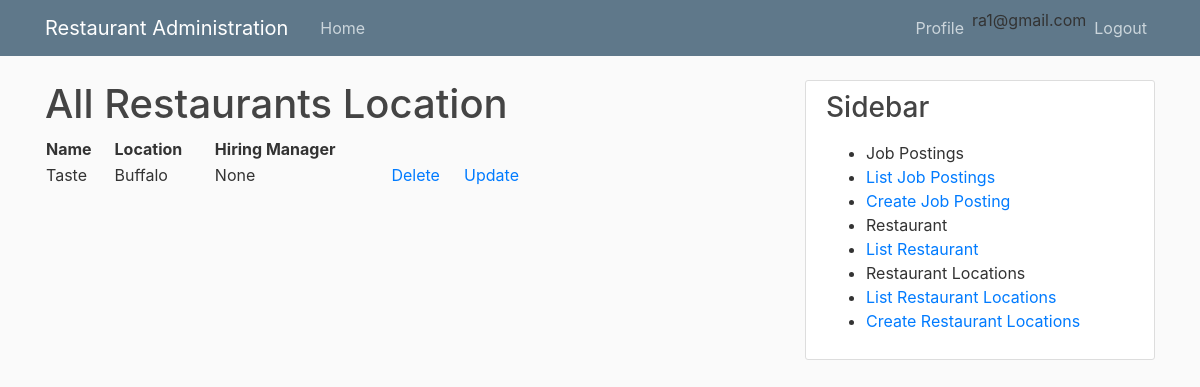
Before: /restaurantLocation_list/ (signed in) with the older database file.
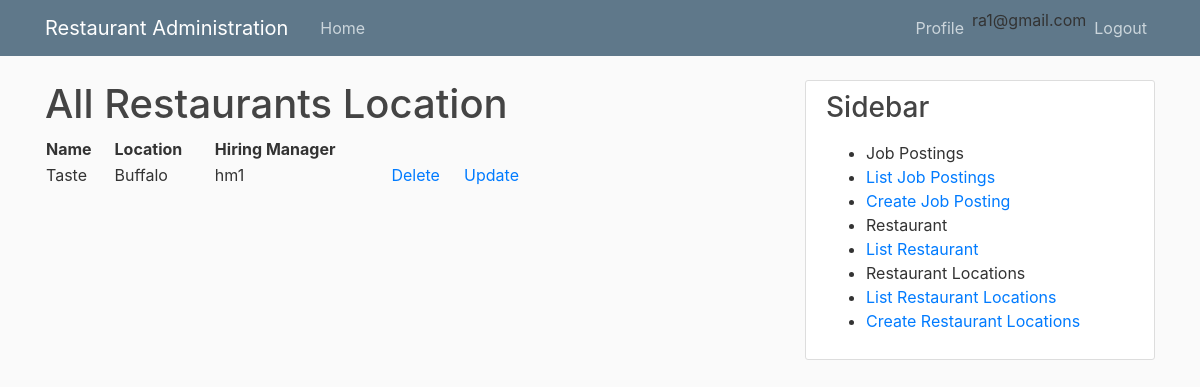
After: the same page with the newer database file.
### restaurant/models.py (models this page shows, shortened)
class RestaurantLocation(models.Model):
	loc = models.ForeignKey(Location, on_delete=models.PROTECT)
	restaurant = models.ForeignKey(Restaurant, on_delete=models.PROTECT)
	hiring_manager = models.OneToOneField(MyUser,on_delete=models.PROTECT,null=True, blank=True)
	class Meta:
	 	unique_together = ("restaurant","loc")

class Restaurant(models.Model):
	restaurantId = models.IntegerField()
	name = models.CharField(max_length=150)
	administrator = models.OneToOneField(MyUser,on_delete=models.PROTECT)
	class Meta:
		unique_together = ("restaurantId","name","administrator")

class Location(models.Model):
	locationId = models.IntegerField()
	name = models.CharField(max_length=150)

class MyUser(AbstractBaseUser):
	overall_admin = 0
	restaurant_admin = 1
	hiring_manager = 2
	applicant = 3
	ROLE_CHOICES = ((overall_admin,'administrator'),
		(restaurant_admin,'Restaurant_Admin'),
		(hiring_manager,'Hiring Manager'),
		(applicant,'Applicant'))
	email = models.EmailField(unique=True)
	username = models.CharField(max_length=25, unique=True)
	first_name = models.CharField(max_length=40)
	last_name = models.CharField(max_length=140)
	date_joined = models.DateTimeField(default=timezone.now)
	is_active = models.BooleanField(default=True)
	is_admin = models.BooleanField(default=True)
	is_staff = models.BooleanField(default=False)
	facility = models.CharField(max_length=140)
	usertype = models.PositiveSmallIntegerField(choices=ROLE_CHOICES, blank=True, null=True)
	positiondescription = models.CharField(max_length=140)
	USERNAME_FIELD = "email"
	REQUIRED_FIELDS = ['username','usertype']
	objects = MyAccountManager()
	def __str__(self):
		return self.username

### restaurant/views.py (the view)
# urls.py: path('restaurantLocation_list/',restaurantLocation_list_view,name="restaurantLocationList"),
def restaurantLocation_list_view(request):
	if request.user.usertype == 0:
		all_restaruant = RestaurantLocation.objects.all()
	else:
		all_restaruant = RestaurantLocation.objects.filter(restaurant__in=Restaurant.objects.filter(administrator= request.user))
	mycontext = {
		'all_restaruant':all_restaruant
	}
	return render(request,"restaurantLocation/restaurant_location_list.html",mycontext);

### templates/restaurantLocation/restaurant_location_list.html (shortened to what this page needs)
{% extends 'base.html'%}
{% block content%}
<h1>All Restaurants Location</h1>
<body>
	<table width="500">
		<tr>
			<th>Name</th>
			<th>Location</th>
			<th>Hiring Manager</th>
		</tr>
		{% for loc in all_restaruant %}
		<tr>
			<td>{{loc.restaurant.name}}</td>
			<td>{{loc.loc.name}}</td>
			<td>{{loc.hiring_manager}}</td>
			<td><a href="{% url 'restaurantLocationDeleteWithId' loc.pk%}">Delete</a></td>
			<td><a href="{% url 'restaurantLocationUpdateWithId' loc.pk%}">Update</a></td>
		</tr>
		{% endfor %}
	</table>
</body>
{% endblock %}

Changed rows visible on the page:
changed RestaurantLocation "Taste": hiring_manager "None" → "hm1"
